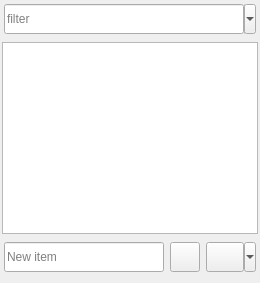
<?xml version="1.0" encoding="UTF-8"?>
<ui version="4.0">
 <class>vListWidget</class>
 <widget class="QWidget" name="vListWidget">
  <property name="geometry">
   <rect>
    <x>0</x>
    <y>0</y>
    <width>260</width>
    <height>283</height>
   </rect>
  </property>
  <property name="windowTitle">
   <string>Form</string>
  </property>
  <layout class="QVBoxLayout" name="verticalLayout">
   <property name="leftMargin">
    <number>2</number>
   </property>
   <property name="topMargin">
    <number>2</number>
   </property>
   <property name="rightMargin">
    <number>2</number>
   </property>
   <property name="bottomMargin">
    <number>2</number>
   </property>
   <item>
    <widget class="QWidget" name="wdgFiltering" native="true">
     <layout class="QHBoxLayout" name="horizontalLayout">
      <property name="spacing">
       <number>0</number>
      </property>
      <property name="leftMargin">
       <number>2</number>
      </property>
      <property name="topMargin">
       <number>2</number>
      </property>
      <property name="rightMargin">
       <number>2</number>
      </property>
      <property name="bottomMargin">
       <number>2</number>
      </property>
      <item>
       <widget class="QLineEdit" name="lnFilter">
        <property name="minimumSize">
         <size>
          <width>0</width>
          <height>30</height>
         </size>
        </property>
        <property name="maximumSize">
         <size>
          <width>16777215</width>
          <height>30</height>
         </size>
        </property>
        <property name="placeholderText">
         <string>filter</string>
        </property>
        <property name="clearButtonEnabled">
         <bool>true</bool>
        </property>
       </widget>
      </item>
      <item>
       <widget class="QToolButton" name="btnFilterOptions">
        <property name="minimumSize">
         <size>
          <width>12</width>
          <height>30</height>
         </size>
        </property>
        <property name="maximumSize">
         <size>
          <width>12</width>
          <height>30</height>
         </size>
        </property>
        <property name="text">
         <string/>
        </property>
        <property name="iconSize">
         <size>
          <width>20</width>
          <height>20</height>
         </size>
        </property>
        <property name="popupMode">
         <enum>QToolButton::MenuButtonPopup</enum>
        </property>
        <property name="toolButtonStyle">
         <enum>Qt::ToolButtonFollowStyle</enum>
        </property>
        <property name="autoRaise">
         <bool>false</bool>
        </property>
        <property name="arrowType">
         <enum>Qt::NoArrow</enum>
        </property>
       </widget>
      </item>
     </layout>
    </widget>
   </item>
   <item>
    <widget class="QListWidget" name="lstItems"/>
   </item>
   <item>
    <widget class="QWidget" name="wdgManipulation" native="true">
     <layout class="QHBoxLayout" name="horizontalLayout_2">
      <property name="leftMargin">
       <number>2</number>
      </property>
      <property name="topMargin">
       <number>2</number>
      </property>
      <property name="rightMargin">
       <number>2</number>
      </property>
      <item>
       <widget class="QLineEdit" name="lnNewItem">
        <property name="minimumSize">
         <size>
          <width>0</width>
          <height>30</height>
         </size>
        </property>
        <property name="maximumSize">
         <size>
          <width>16777215</width>
          <height>30</height>
         </size>
        </property>
        <property name="placeholderText">
         <string>New item</string>
        </property>
       </widget>
      </item>
      <item>
       <widget class="QPushButton" name="btnAdd">
        <property name="minimumSize">
         <size>
          <width>30</width>
          <height>30</height>
         </size>
        </property>
        <property name="maximumSize">
         <size>
          <width>30</width>
          <height>30</height>
         </size>
        </property>
        <property name="text">
         <string/>
        </property>
        <property name="icon">
         <iconset resource="vListWidgetResources.qrc">
          <normaloff>:/resources/add.png</normaloff>:/resources/add.png</iconset>
        </property>
        <property name="iconSize">
         <size>
          <width>20</width>
          <height>20</height>
         </size>
        </property>
       </widget>
      </item>
      <item>
       <widget class="QToolButton" name="btnDelete">
        <property name="minimumSize">
         <size>
          <width>50</width>
          <height>30</height>
         </size>
        </property>
        <property name="maximumSize">
         <size>
          <width>50</width>
          <height>30</height>
         </size>
        </property>
        <property name="text">
         <string/>
        </property>
        <property name="icon">
         <iconset resource="vListWidgetResources.qrc">
          <normaloff>:/resources/del.png</normaloff>:/resources/del.png</iconset>
        </property>
        <property name="iconSize">
         <size>
          <width>20</width>
          <height>20</height>
         </size>
        </property>
        <property name="popupMode">
         <enum>QToolButton::MenuButtonPopup</enum>
        </property>
        <property name="toolButtonStyle">
         <enum>Qt::ToolButtonIconOnly</enum>
        </property>
        <property name="arrowType">
         <enum>Qt::NoArrow</enum>
        </property>
       </widget>
      </item>
     </layout>
    </widget>
   </item>
  </layout>
  <action name="actionClear_All">
   <property name="text">
    <string>Clear All</string>
   </property>
  </action>
  <action name="actionContains">
   <property name="checkable">
    <bool>true</bool>
   </property>
   <property name="checked">
    <bool>true</bool>
   </property>
   <property name="text">
    <string>Contains</string>
   </property>
  </action>
  <action name="actionNot_Contains">
   <property name="checkable">
    <bool>true</bool>
   </property>
   <property name="text">
    <string>Not Contains</string>
   </property>
  </action>
  <action name="actionStarts_With">
   <property name="checkable">
    <bool>true</bool>
   </property>
   <property name="text">
    <string>Starts With</string>
   </property>
  </action>
  <action name="actionEnds_With">
   <property name="checkable">
    <bool>true</bool>
   </property>
   <property name="text">
    <string>Ends With</string>
   </property>
  </action>
  <action name="actionEqual">
   <property name="checkable">
    <bool>true</bool>
   </property>
   <property name="text">
    <string>Equal</string>
   </property>
  </action>
 </widget>
 <resources>
  <include location="vListWidgetResources.qrc"/>
 </resources>
 <connections/>
</ui>
